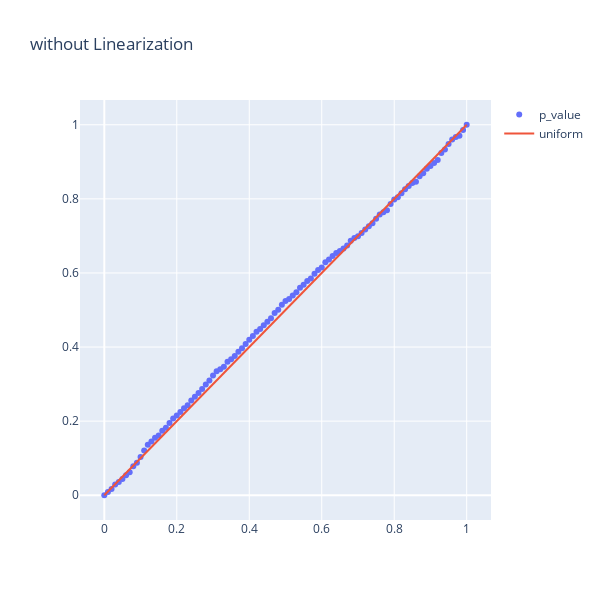

The cell this chart's notebook holds for it:
### Code cell
get_qq_plot(p_values, title='without Linearization')
